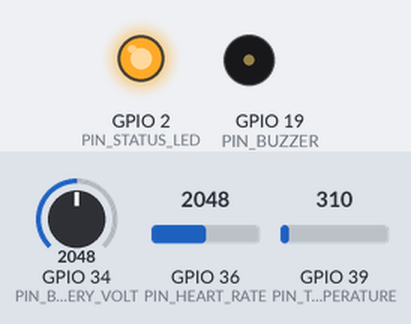
Recording of a sketch running on a simulated ESP32. On the bench: output pins drawn as LEDs (lit = HIGH), buzzer (waves = sounding, pin HIGH). The inputs (shaded band) are chosen by the test bench; at power-on: GPIO 36 (PIN_HEART_RATE) = 2048, GPIO 34 (PIN_BATTERY_VOLT) = 2048, GPIO 39 (PIN_TEMPERATURE) = 310. WiFi joins after 1.5 s; servers stay silent unless stated; uploads are accepted with an empty reply; what the sketch prints to the serial monitor is not drawn.

Above: at 3.7 s.
3.8 s: GPIO 36 (PIN_HEART_RATE) set to 2907
6.5 s: GPIO 36 (PIN_HEART_RATE) set to 3039
At 7.6 s:
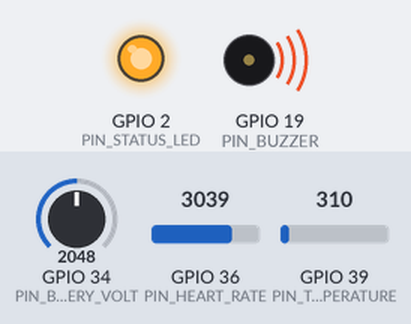
9.2 s: GPIO 36 (PIN_HEART_RATE) set to 2866
At 11.7 s:
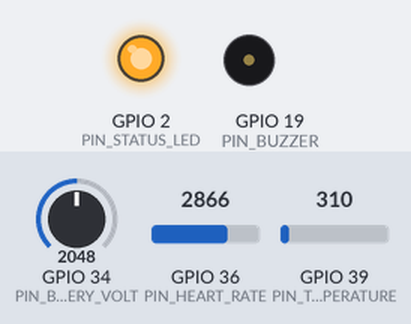
12.0 s: GPIO 36 (PIN_HEART_RATE) set to 3603
At 13.4 s:
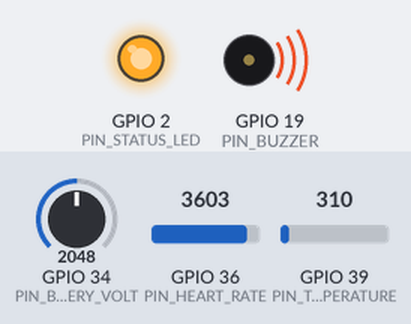
Timing chart, 0 to 15.0 s (numbered marks = the images above; inputs shaded):
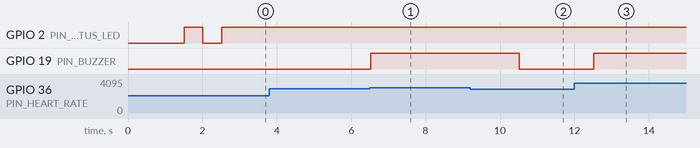

The sketch:

esp32_smart_glove.ino
```cpp
/*
 ==============================================================================
  SMART GLOVE – ESP32 Health Monitoring & Gesture Telemetry Firmware
 ==============================================================================
  Description:
    Reads physiological and glove sensors (Heart Rate, Temperature,
    Battery Voltage, Servo Angle, Buzzer) and transmits JSON telemetry
    over Wi-Fi via HTTP POST to the Smart Glove Dashboard Backend.

  Hardware Requirements:
    - ESP32 Development Board (e.g. ESP32-WROOM-32)
    - Heart Rate / Pulse Sensor (Analog pin or I2C MAX30102)
    - Temperature Sensor (Analog Thermistor / DS18B20 / NTC)
    - Battery Voltage Divider (connected to ADC)
    - Servo Motor (PWM Pin)
    - Buzzer / Piezo (Digital Output Pin)
    - Status LED (Built-in GPIO 2)

  Libraries Required:
    - WiFi.h (Built into ESP32 core)
    - HTTPClient.h (Built into ESP32 core)
    - ArduinoJson.h (Install via Library Manager: "ArduinoJson" by Benoit Blanchon)
 ==============================================================================
*/

#include <WiFi.h>
#include <HTTPClient.h>
#include <ArduinoJson.h>

// ----------------------------------------------------------------------------
// Wi-Fi Configuration (Replace with your local network credentials)
// ----------------------------------------------------------------------------
const char* WIFI_SSID     = "YOUR_WIFI_SSID";
const char* WIFI_PASSWORD = "YOUR_WIFI_PASSWORD";

// ----------------------------------------------------------------------------
// Dashboard Server Configuration
// Enter the IP address of the computer running the Flask backend
// Ensure the computer and ESP32 are on the SAME local Wi-Fi network!
// ----------------------------------------------------------------------------
const char* SERVER_HOST   = "192.168.1.100";  // Replace with your PC's IP
const int   SERVER_PORT   = 5000;
const char* API_ENDPOINT  = "/api/sensor-data";

// Telemetry transmit interval (in milliseconds)
const unsigned long TELEMETRY_INTERVAL_MS = 2000;
unsigned long lastTransmissionTime = 0;

// ----------------------------------------------------------------------------
// Pin Definitions (Configurable Placeholders)
// ----------------------------------------------------------------------------
const int PIN_HEART_RATE   = 36;  // ADC1_CH0 (VP) Analog Pulse Input
const int PIN_TEMPERATURE  = 39;  // ADC1_CH3 (VN) Temperature Sensor
const int PIN_BATTERY_VOLT = 34;  // ADC1_CH6 Voltage Divider Input
const int PIN_SERVO_PWM    = 18;  // GPIO 18 Servo PWM Output
const int PIN_BUZZER       = 19;  // GPIO 19 Buzzer Control Output
const int PIN_STATUS_LED   = 2;   // GPIO 2 Onboard Blue LED

// Glove State Variables
float currentHeartRate   = 0.0;
float currentTemperature = 0.0;
float currentVoltage     = 0.0;
int   currentServoAngle  = 90;
bool  buzzerActive       = false;

// ----------------------------------------------------------------------------
// Wi-Fi Connection Routine
// ----------------------------------------------------------------------------
void connectToWiFi() {
  Serial.println();
  Serial.print("[WiFi] Connecting to SSID: ");
  Serial.println(WIFI_SSID);

  WiFi.mode(WIFI_STA);
  WiFi.begin(WIFI_SSID, WIFI_PASSWORD);

  int attempts = 0;
  while (WiFi.status() != WL_CONNECTED && attempts < 25) {
    delay(500);
    Serial.print(".");
    digitalWrite(PIN_STATUS_LED, !digitalRead(PIN_STATUS_LED));
    attempts++;
  }

  if (WiFi.status() == WL_CONNECTED) {
    digitalWrite(PIN_STATUS_LED, HIGH);
    Serial.println("\n[WiFi] Connected successfully!");
    Serial.print("[WiFi] Assigned ESP32 IP Address: ");
    Serial.println(WiFi.localIP());
    Serial.print("[WiFi] Signal Strength (RSSI): ");
    Serial.print(WiFi.RSSI());
    Serial.println(" dBm");
  } else {
    digitalWrite(PIN_STATUS_LED, LOW);
    Serial.println("\n[WiFi] Failed to connect to Wi-Fi. Retrying in background...");
  }
}

// ----------------------------------------------------------------------------
// Sensor Acquisition Routines (Placeholders for real physical sensor logic)
// ----------------------------------------------------------------------------
void readSmartGloveSensors() {
  // 1. Read Heart Rate (Pulse Sensor ADC reading mapped to realistic BPM)
  int hrRaw = analogRead(PIN_HEART_RATE);
  // Example calculation / mapping:
  if (hrRaw > 500) {
    currentHeartRate = map(hrRaw, 500, 4095, 65, 110);
  } else {
    currentHeartRate = 72.0; // Fallback nominal heart rate
  }

  // 2. Read Skin Temperature (Thermistor ADC reading)
  int tempRaw = analogRead(PIN_TEMPERATURE);
  // Example NTC thermistor mapping for skin temperature (30.0 - 36.0 C):
  currentTemperature = 31.0 + (tempRaw / 4095.0) * 5.0;

  // 3. Read Battery Voltage (Voltage Divider with 100k / 100k resistors)
  int voltRaw = analogRead(PIN_BATTERY_VOLT);
  // ESP32 ADC: 3.3V reference / 4095 steps * 2 (divider ratio)
  currentVoltage = (voltRaw / 4095.0) * 3.3 * 2.0;

  // 4. Read / Track Servo Angle (0 - 180 degrees)
  // For demonstration: dynamically flex between 45 and 135 degrees
  static int angleDir = 5;
  currentServoAngle += angleDir;
  if (currentServoAngle >= 140 || currentServoAngle <= 40) {
    angleDir = -angleDir;
  }

  // 5. Check Buzzer Condition (e.g. sound buzzer if Heart Rate > 100 BPM)
  buzzerActive = (currentHeartRate > 95.0);
  digitalWrite(PIN_BUZZER, buzzerActive ? HIGH : LOW);
}

// ----------------------------------------------------------------------------
// Transmit Telemetry Payload to Backend API
// ----------------------------------------------------------------------------
void transmitTelemetry() {
  if (WiFi.status() != WL_CONNECTED) {
    Serial.println("[Telemetry] Wi-Fi lost. Attempting reconnection...");
    connectToWiFi();
    return;
  }

  HTTPClient http;
  String url = "http://" + String(SERVER_HOST) + ":" + String(SERVER_PORT) + String(API_ENDPOINT);

  Serial.print("[HTTP] Sending POST to: ");
  Serial.println(url);

  http.begin(url);
  http.addHeader("Content-Type", "application/json");

  // Construct JSON document
  StaticJsonDocument<256> doc;
  doc["heart_rate"]   = round(currentHeartRate);
  doc["temperature"]  = round(currentTemperature * 10.0) / 10.0;
  doc["voltage"]      = round(currentVoltage * 100.0) / 100.0;
  doc["servo_angle"]  = currentServoAngle;
  doc["buzzer"]       = buzzerActive;
  doc["wifi_status"]  = "connected";

  String requestBody;
  serializeJson(doc, requestBody);

  Serial.print("[HTTP] Payload: ");
  Serial.println(requestBody);

  int httpResponseCode = http.POST(requestBody);

  if (httpResponseCode > 0) {
    Serial.print("[HTTP] Success response code: ");
    Serial.println(httpResponseCode);
    String response = http.getString();
    Serial.println("[HTTP] Server Response: " + response);
  } else {
    Serial.print("[HTTP] Error sending POST: ");
    Serial.println(http.errorToString(httpResponseCode).c_str());
  }

  http.end();
}

// ----------------------------------------------------------------------------
// Setup
// ----------------------------------------------------------------------------
void setup() {
  Serial.begin(115200);
  delay(1000);

  Serial.println("\n========================================================");
  Serial.println(" SMART GLOVE – ESP32 Health Monitoring Node");
  Serial.println("========================================================");

  // Initialize GPIO Pins
  pinMode(PIN_STATUS_LED, OUTPUT);
  pinMode(PIN_BUZZER, OUTPUT);
  digitalWrite(PIN_STATUS_LED, LOW);
  digitalWrite(PIN_BUZZER, LOW);

  // Connect to Wi-Fi network
  connectToWiFi();
}

// ----------------------------------------------------------------------------
// Main Loop
// ----------------------------------------------------------------------------
void loop() {
  unsigned long currentMillis = millis();

  // Periodically read sensors and send telemetry
  if (currentMillis - lastTransmissionTime >= TELEMETRY_INTERVAL_MS) {
    lastTransmissionTime = currentMillis;

    // Read physical sensors
    readSmartGloveSensors();

    // Transmit telemetry to dashboard
    transmitTelemetry();
  }
}
```

Measured:
- the behaviour switches between 2976 and 2977 on GPIO 36 (PIN_HEART_RATE) (found by bisection; images 0 and 1)
- after the input at 3.8 s, every drawn part: stays the same
- after the input at 6.5 s, GPIO 19 (PIN_BUZZER): LOW → HIGH at once
- after the input at 9.2 s, GPIO 19 (PIN_BUZZER): HIGH → LOW after 1.3 s
- after the input at 12.0 s, GPIO 19 (PIN_BUZZER): LOW → HIGH after 0.52 s
